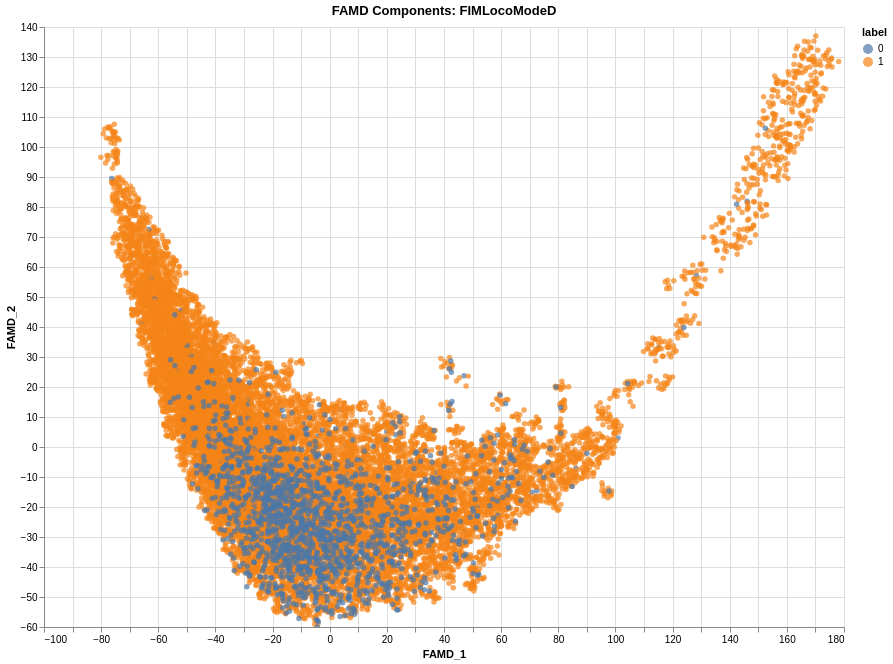

The code cell stored with this chart in its notebook:
### Code cell
import hdbscan

clusterer = hdbscan.HDBSCAN(min_cluster_size=10)

df_famd['cluster'] = clusterer.fit_predict(df_famd[['FAMD_1','FAMD_2']])

df_famd_denoised = df_famd[df_famd['cluster'] != -1]

df_famd['label'] = imputed['FIMLocoModeD']

# Altair plot
chart = alt.Chart(df_famd_denoised.reset_index(), title="FAMD Components: FIMLocoModeD").mark_circle().encode(
    x='FAMD_1',
    y='FAMD_2',
    color='label:N',
    tooltip='label'
).properties(
    width=800,   # increase width
    height=600   # increase height
).interactive()

chart

### Figure 1 — Vega-Lite specification as saved in the notebook (floating-point values rounded to 4 significant figures; data arrays with more than 128 entries replaced by an {"elided": "..."} marker saying what was removed)
{"config": {"view": {"continuousWidth": 300, "continuousHeight": 300}}, "data": {"name": "data-91266e0ed03301ea9fefa4bfabd4bfac"}, "mark": {"type": "circle"}, "encoding": {"color": {"field": "label", "type": "nominal"}, "tooltip": {"field": "label", "type": "ordinal"}, "x": {"field": "FAMD_1", "type": "quantitative"}, "y": {"field": "FAMD_2", "type": "quantitative"}}, "height": 600, "params": [{"name": "param_2", "select": {"type": "interval", "encodings": ["x", "y"]}, "bind": "scales"}], "title": "FAMD Components: FIMLocoModeD", "width": 800, "$schema": "https://vega.github.io/schema/vega-lite/v5.20.1.json", "datasets": {"data-91266e0ed03301ea9fefa4bfabd4bfac": {"elided": "17018 records"}}}
